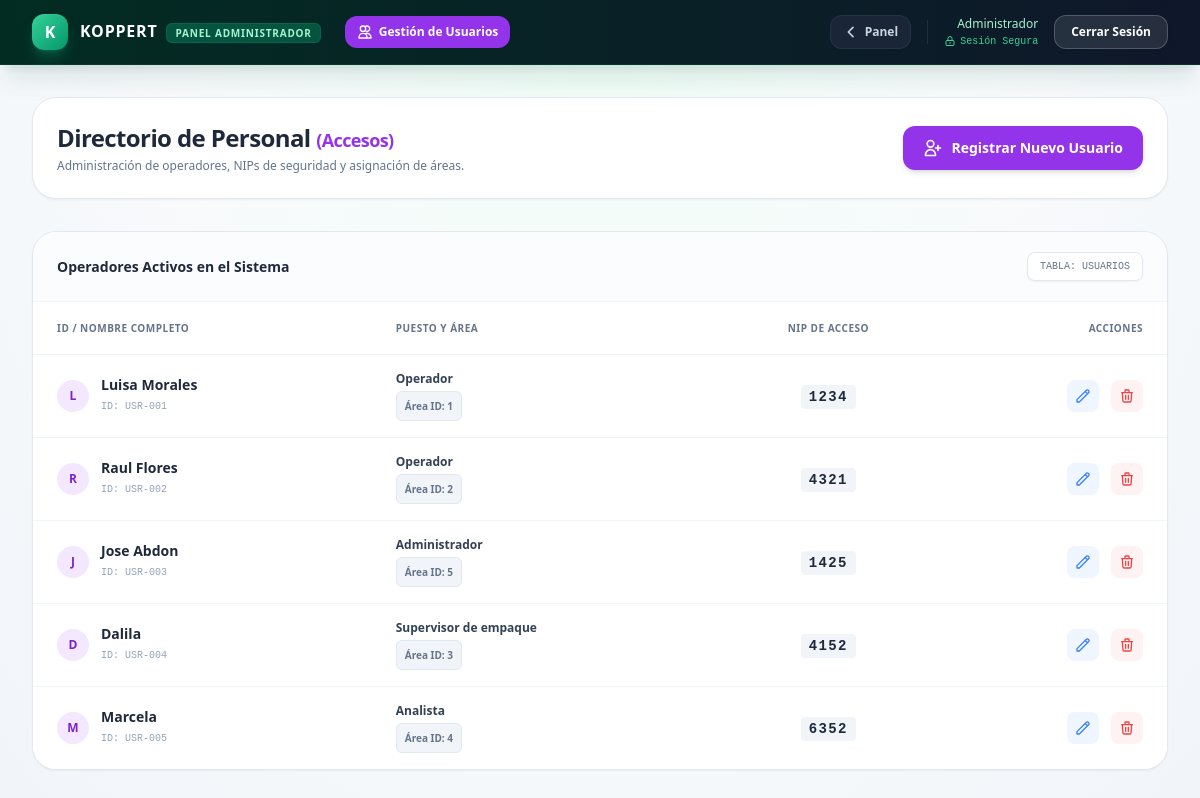
The page /admin/usuarios on the database as committed earlier.
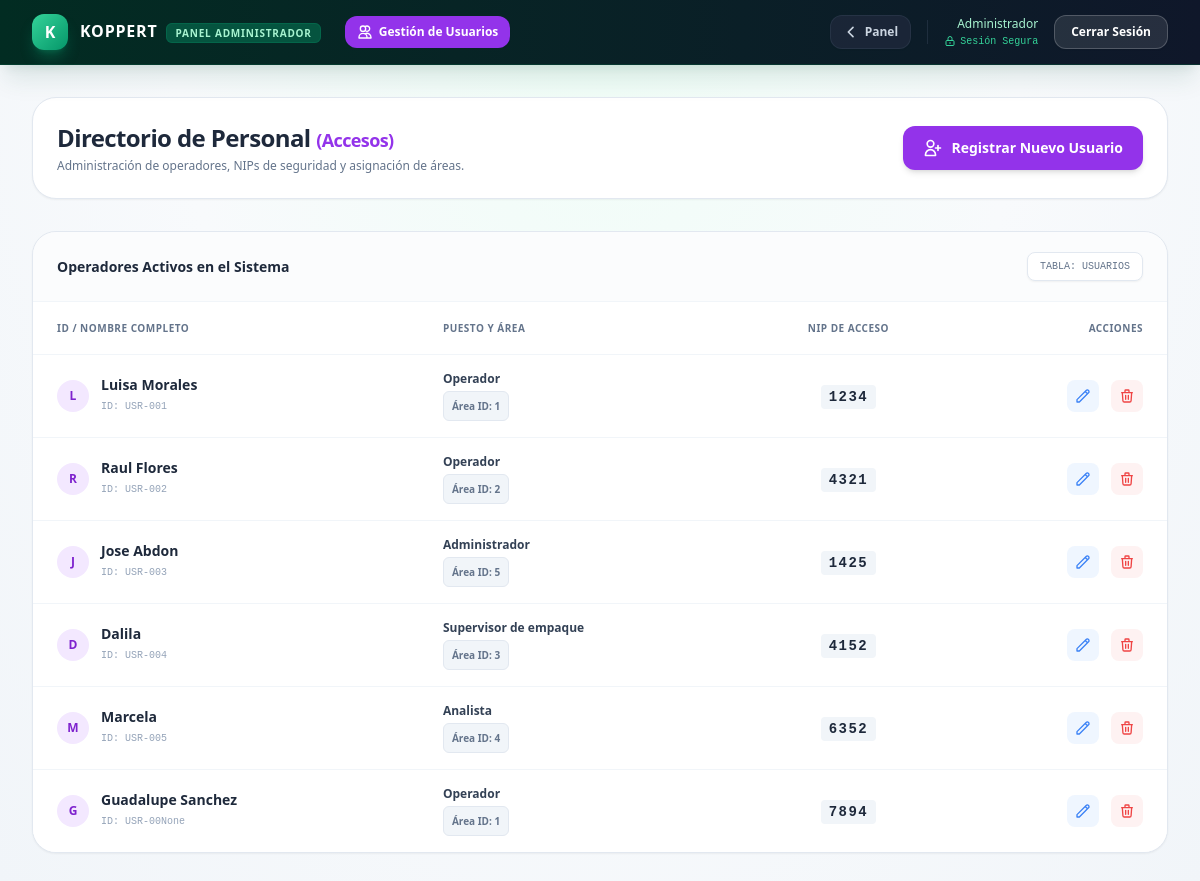
The same page on the database as committed later.
### tables this page shows
CREATE TABLE USUARIOS (
    id_usuario INT AUTO_INCREMENT PRIMARY KEY,
    id_area INT,
    nombre_usuario VARCHAR(150) NOT NULL,
    puesto VARCHAR(100), nip_firma VARCHAR(50),
    FOREIGN KEY (id_area) REFERENCES CAT_AREAS(id_area)
);

### routes/admin.py (the view)
@admin_bp.route('/usuarios')
def usuarios():
    conexion = sqlite3.connect('Bd_SIO-AGRO.db')
    conexion.row_factory = sqlite3.Row
    cursor = conexion.cursor()
    cursor.execute("SELECT * FROM USUARIOS")
    lista_usuarios = cursor.fetchall()
    conexion.close()
    return render_template('admin/usuarios.html', usuarios=lista_usuarios)

### templates/admin/usuarios.html (shortened to what this page needs)
{% extends "admin/base_admin.html" %}
{% block navbar_menu %}
<div class="hidden md:block flex-1 mx-6">
    <div class="flex space-x-1 overflow-x-auto">
        <a href="{{ url_for('admin.usuarios') }}" class="px-3 py-2 rounded-xl text-xs font-bold bg-purple-600 text-white shadow-sm flex items-center gap-1.5">
            <svg class="w-4 h-4" fill="none" stroke="currentColor" viewBox="0 0 24 24"><path stroke-linecap="round" stroke-linejoin="round" stroke-width="2" d="M12 4.354a4 4 0 110 5.292M15 21H3v-1a6 6 0 0112 0v1zm0 0h6v-1a6 6 0 00-9-5.197M13 7a4 4 0 11-8 0 4 4 0 018 0z"></path></svg>
            Gestión de Usuarios
        </a>
    </div>
</div>
{% endblock %}
{% block content %}
<div class="flex flex-col md:flex-row justify-between items-start md:items-center bg-white p-6 rounded-3xl shadow-sm border border-slate-200 gap-4">
    <div>
        <h1 class="text-2xl font-black text-slate-800 tracking-tight">Directorio de Personal <span class="text-purple-600 font-bold text-lg">(Accesos)</span></h1>
        <p class="text-xs text-slate-500 font-medium mt-1">Administración de operadores, NIPs de seguridad y asignación de áreas.</p>
    </div>
    <div class="flex items-center w-full md:w-auto">
        <button onclick="document.getElementById('modal-usuario').classList.remove('hidden')" class="bg-purple-600 text-white px-5 py-3 rounded-xl text-sm font-bold hover:bg-purple-700 transition-all shadow-md flex items-center justify-center gap-2 w-full md:w-auto">
            <svg class="w-5 h-5" fill="none" stroke="currentColor" viewBox="0 0 24 24"><path stroke-linecap="round" stroke-linejoin="round" stroke-width="2" d="M18 9v3m0 0v3m0-3h3m-3 0h-3m-2-5a4 4 0 11-8 0 4 4 0 018 0zM3 20a6 6 0 0112 0v1H3v-1z"></path></svg>
            Registrar Nuevo Usuario
        </button>
    </div>
</div>
<div class="bg-white rounded-3xl shadow-sm border border-slate-200 overflow-hidden mt-8">
    <div class="bg-slate-50/50 px-6 py-5 border-b border-slate-100 flex justify-between items-center">
        <h2 class="text-sm font-bold text-slate-800 flex items-center gap-2">
            Operadores Activos en el Sistema
        </h2>
        <span class="text-[10px] text-slate-500 font-mono bg-white px-3 py-1.5 rounded-lg border border-slate-200 shadow-sm">TABLA: USUARIOS</span>
    </div>
    <div class="overflow-x-auto">
        <table class="min-w-full divide-y divide-slate-100 text-sm">
            <thead class="bg-white text-slate-500">
                <tr>
                    <th class="px-6 py-4 text-left font-extrabold uppercase tracking-wider text-[10px]">ID / Nombre Completo</th>
                    <th class="px-6 py-4 text-left font-extrabold uppercase tracking-wider text-[10px]">Puesto y Área</th>
                    <th class="px-6 py-4 text-center font-extrabold uppercase tracking-wider text-[10px]">NIP de Acceso</th>
                    <th class="px-6 py-4 text-right font-extrabold uppercase tracking-wider text-[10px]">Acciones</th>
                </tr>
            </thead>
            <tbody class="divide-y divide-slate-100 bg-white">
                {% for u in usuarios %}
                <tr class="hover:bg-slate-50 transition-colors">
                    <td class="px-6 py-4 whitespace-nowrap">
                        <div class="flex items-center gap-3">
                            <div class="w-8 h-8 rounded-full bg-purple-100 text-purple-700 flex items-center justify-center font-bold text-xs uppercase">{{ u['nombre_usuario'][0] }}</div>
                            <div>
                                <div class="font-bold text-slate-800 text-sm">{{ u['nombre_usuario'] }}</div>
                                <div class="text-[10px] text-slate-400 font-mono mt-0.5">ID: USR-00{{ u['id_usuario'] }}</div>
                            </div>
                        </div>
                    </td>
                    <td class="px-6 py-4 whitespace-nowrap">
                        <div class="font-bold text-slate-700 text-xs">{{ u['puesto'] }}</div>
                        <span class="text-[10px] font-bold text-slate-500 bg-slate-100 px-2 py-1 rounded-md border border-slate-200 mt-1 inline-block">Área ID: {{ u['id_area'] }}</span>
                    </td>
                    <td class="px-6 py-4 whitespace-nowrap text-center">
                        <span class="font-mono text-slate-800 font-bold tracking-widest bg-slate-100 px-2 py-1 rounded">{{ u['nip_firma'] }}</span>
                    </td>
                    <td class="px-6 py-4 whitespace-nowrap text-right space-x-2">
                        <button class="text-blue-500 hover:text-blue-700 bg-blue-50 hover:bg-blue-100 p-2 rounded-lg transition-colors inline-flex items-center justify-center" title="Editar">
                            <svg class="w-4 h-4" fill="none" stroke="currentColor" viewBox="0 0 24 24"><path stroke-linecap="round" stroke-linejoin="round" stroke-width="2" d="M15.232 5.232l3.536 3.536m-2.036-5.036a2.5 2.5 0 113.536 3.536L6.5 21.036H3v-3.572L16.732 3.732z"></path></svg>
                        </button>
                        <button class="text-red-500 hover:text-red-700 bg-red-50 hover:bg-red-100 p-2 rounded-lg transition-colors inline-flex items-center justify-center" title="Eliminar">
                            <svg class="w-4 h-4" fill="none" stroke="currentColor" viewBox="0 0 24 24"><path stroke-linecap="round" stroke-linejoin="round" stroke-width="2" d="M19 7l-.867 12.142A2 2 0 0116.138 21H7.862a2 2 0 01-1.995-1.858L5 7m5 4v6m4-6v6m1-10V4a1 1 0 00-1-1h-4a1 1 0 00-1 1v3M4 7h16"></path></svg>
                        </button>
                    </td>
                </tr>
                {% endfor %}
            </tbody>
        </table>
    </div>
</div>
{% endblock %}

### templates/admin/base_admin.html (shortened to what this page needs)
<!DOCTYPE html>
<html lang="es">
<head>
    <script src="https://cdn.tailwindcss.com"></script>
</head>
<body class="bg-[radial-gradient(ellipse_at_top,_var(--tw-gradient-stops))] from-emerald-50/80 via-slate-50 to-slate-100 flex flex-col h-screen font-sans overflow-hidden">
    <nav class="bg-gradient-to-r from-emerald-950 to-slate-900 text-emerald-100 shadow-xl shadow-emerald-900/10 z-20 flex-shrink-0 border-b border-emerald-900/50">
        <div class="max-w-7xl mx-auto px-4 sm:px-6 lg:px-8">
            <div class="flex items-center justify-between h-16">
                <div class="flex items-center">
                    <div class="w-9 h-9 bg-gradient-to-br from-emerald-400 to-emerald-600 rounded-xl flex items-center justify-center font-bold text-white mr-3 shadow-lg shadow-emerald-500/30">K</div>
                    <span class="text-white text-base font-extrabold tracking-wider">KOPPERT <span class="text-[10px] bg-emerald-800/80 text-emerald-200 px-2 py-0.5 rounded-md font-semibold uppercase ml-1 border border-emerald-700/50">Panel Administrador</span></span>
                </div>
                {% block navbar_menu %}
                {% endblock %}
                <div class="flex items-center space-x-4">
                    <a href="{{ url_for('admin.dashboard') }}" class="px-3 py-2 rounded-xl text-xs font-bold bg-slate-800/80 text-slate-300 hover:bg-emerald-600 hover:text-white transition-all shadow-sm flex items-center gap-1.5 border border-slate-700/50 group">
                        <svg class="w-4 h-4 group-hover:-translate-x-1 transition-transform" fill="none" stroke="currentColor" viewBox="0 0 24 24"><path stroke-linecap="round" stroke-linejoin="round" stroke-width="2.5" d="M15 19l-7-7 7-7"></path></svg>
                        Panel
                    </a>
                    <div class="text-right hidden sm:block">
                        <p class="text-xs font-bold text-white"><span class="text-emerald-200 font-medium">{{ session.get('nombre', 'Administrador') }}</span></p>
                        <p class="text-[10px] text-emerald-400 font-mono flex items-center justify-end gap-1 mt-0.5">
                            <svg class="w-3 h-3" fill="none" stroke="currentColor" viewBox="0 0 24 24"><path stroke-linecap="round" stroke-linejoin="round" stroke-width="2" d="M12 15v2m-6 4h12a2 2 0 002-2v-6a2 2 0 00-2-2H6a2 2 0 00-2 2v6a2 2 0 002 2zm10-10V7a4 4 0 00-8 0v4h8z"></path></svg>
                            Sesión Segura
                        </p>
                    </div>
                    <a href="{{ url_for('auth.logout') }}" class="text-xs px-4 py-2 text-white font-bold bg-white/10 hover:bg-red-500/80 border border-white/20 hover:border-red-400 rounded-xl transition-all shadow-sm">Cerrar Sesión</a>
                </div>
            </div>
        </div>
    </nav>
    <main class="flex-1 overflow-y-auto p-8 relative">
        <div class="max-w-6xl mx-auto space-y-8 relative z-10">
            {% block content %}
            {% endblock %}
        </div>
    </main>
</body>
</html>

Rows that differ between the two databases and show on the page:
added USUARIOS: nombre_usuario "G", nombre_usuario "Guadalupe Sanchez", id_usuario "None", puesto "Operador", id_area "1", nip_firma "7894"
